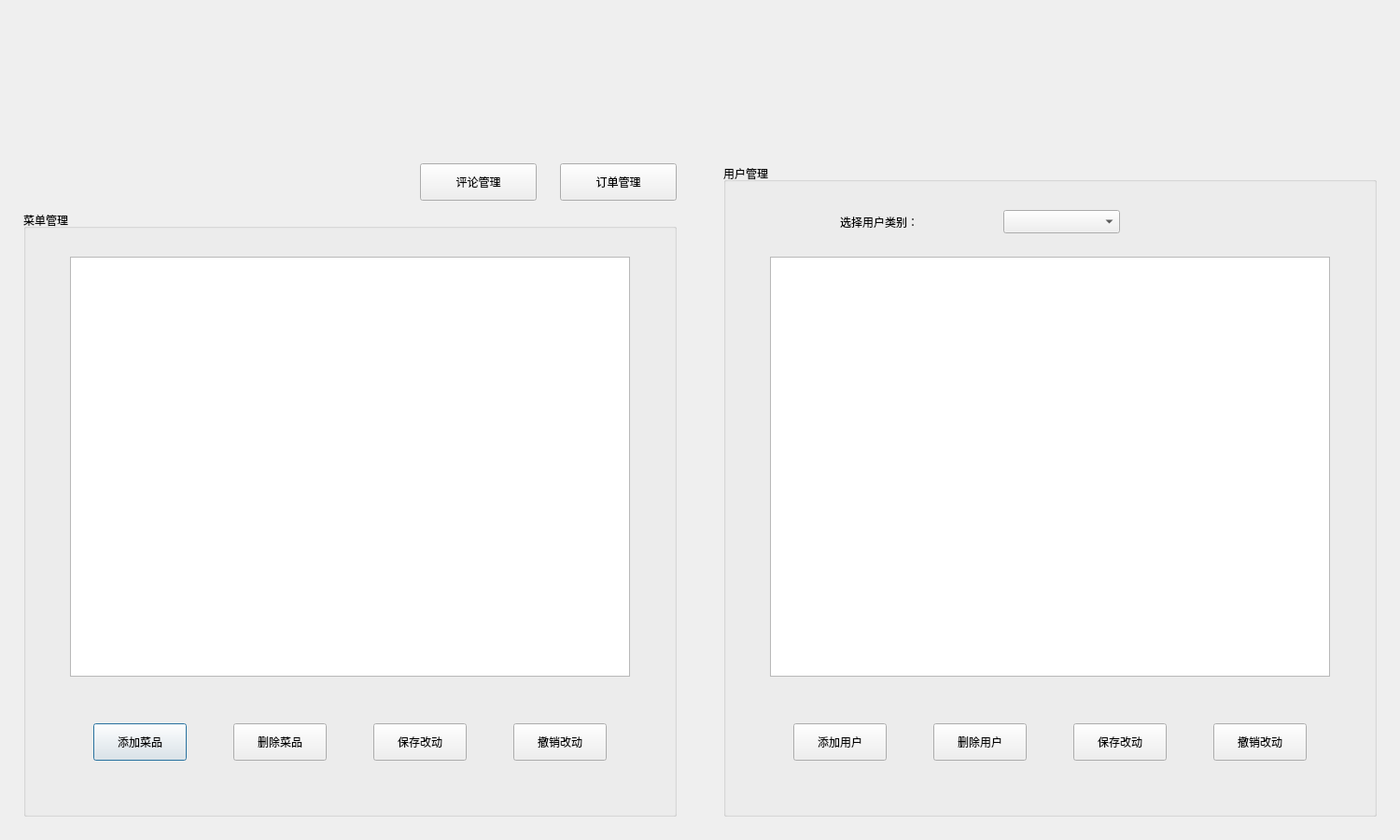
<?xml version="1.0" encoding="UTF-8"?>
<ui version="4.0">
 <class>MaintainerView</class>
 <widget class="QDialog" name="MaintainerView">
  <property name="windowModality">
   <enum>Qt::WindowModal</enum>
  </property>
  <property name="geometry">
   <rect>
    <x>0</x>
    <y>0</y>
    <width>1500</width>
    <height>900</height>
   </rect>
  </property>
  <property name="minimumSize">
   <size>
    <width>1500</width>
    <height>900</height>
   </size>
  </property>
  <property name="maximumSize">
   <size>
    <width>1500</width>
    <height>900</height>
   </size>
  </property>
  <property name="windowTitle">
   <string>系统管理员</string>
  </property>
  <widget class="QGroupBox" name="gbMenu">
   <property name="geometry">
    <rect>
     <x>25</x>
     <y>225</y>
     <width>700</width>
     <height>650</height>
    </rect>
   </property>
   <property name="title">
    <string>菜单管理</string>
   </property>
   <property name="alignment">
    <set>Qt::AlignLeading|Qt::AlignLeft|Qt::AlignVCenter</set>
   </property>
   <widget class="QTableView" name="tbMenu">
    <property name="geometry">
     <rect>
      <x>50</x>
      <y>50</y>
      <width>600</width>
      <height>450</height>
     </rect>
    </property>
    <property name="selectionMode">
     <enum>QAbstractItemView::SingleSelection</enum>
    </property>
    <property name="selectionBehavior">
     <enum>QAbstractItemView::SelectItems</enum>
    </property>
    <property name="sortingEnabled">
     <bool>true</bool>
    </property>
    <property name="cornerButtonEnabled">
     <bool>true</bool>
    </property>
    <attribute name="horizontalHeaderMinimumSectionSize">
     <number>40</number>
    </attribute>
    <attribute name="verticalHeaderDefaultSectionSize">
     <number>35</number>
    </attribute>
   </widget>
   <widget class="QPushButton" name="btnAddMenu">
    <property name="geometry">
     <rect>
      <x>75</x>
      <y>550</y>
      <width>100</width>
      <height>40</height>
     </rect>
    </property>
    <property name="text">
     <string>添加菜品</string>
    </property>
   </widget>
   <widget class="QPushButton" name="btnDelMenu">
    <property name="geometry">
     <rect>
      <x>225</x>
      <y>550</y>
      <width>100</width>
      <height>40</height>
     </rect>
    </property>
    <property name="text">
     <string>删除菜品</string>
    </property>
   </widget>
   <widget class="QPushButton" name="btnSaveMenu">
    <property name="geometry">
     <rect>
      <x>375</x>
      <y>550</y>
      <width>100</width>
      <height>40</height>
     </rect>
    </property>
    <property name="text">
     <string>保存改动</string>
    </property>
   </widget>
   <widget class="QPushButton" name="btnUndoMenu">
    <property name="geometry">
     <rect>
      <x>525</x>
      <y>550</y>
      <width>100</width>
      <height>40</height>
     </rect>
    </property>
    <property name="text">
     <string>撤销改动</string>
    </property>
   </widget>
  </widget>
  <widget class="QGroupBox" name="gbAccount">
   <property name="geometry">
    <rect>
     <x>775</x>
     <y>175</y>
     <width>700</width>
     <height>700</height>
    </rect>
   </property>
   <property name="title">
    <string>用户管理</string>
   </property>
   <property name="alignment">
    <set>Qt::AlignLeading|Qt::AlignLeft|Qt::AlignVCenter</set>
   </property>
   <widget class="QComboBox" name="cbCata">
    <property name="geometry">
     <rect>
      <x>300</x>
      <y>50</y>
      <width>125</width>
      <height>25</height>
     </rect>
    </property>
    <property name="editable">
     <bool>false</bool>
    </property>
   </widget>
   <widget class="QLabel" name="lblCata">
    <property name="geometry">
     <rect>
      <x>125</x>
      <y>50</y>
      <width>125</width>
      <height>25</height>
     </rect>
    </property>
    <property name="text">
     <string>选择用户类别：</string>
    </property>
   </widget>
   <widget class="QTableView" name="tbUser">
    <property name="geometry">
     <rect>
      <x>50</x>
      <y>100</y>
      <width>600</width>
      <height>450</height>
     </rect>
    </property>
    <property name="selectionMode">
     <enum>QAbstractItemView::SingleSelection</enum>
    </property>
    <property name="selectionBehavior">
     <enum>QAbstractItemView::SelectItems</enum>
    </property>
   </widget>
   <widget class="QLabel" name="lblCommit">
    <property name="geometry">
     <rect>
      <x>525</x>
      <y>50</y>
      <width>25</width>
      <height>25</height>
     </rect>
    </property>
    <property name="text">
     <string/>
    </property>
   </widget>
   <widget class="QPushButton" name="btnAddUser">
    <property name="geometry">
     <rect>
      <x>75</x>
      <y>600</y>
      <width>100</width>
      <height>40</height>
     </rect>
    </property>
    <property name="text">
     <string>添加用户</string>
    </property>
   </widget>
   <widget class="QPushButton" name="btnDelUser">
    <property name="geometry">
     <rect>
      <x>225</x>
      <y>600</y>
      <width>100</width>
      <height>40</height>
     </rect>
    </property>
    <property name="text">
     <string>删除用户</string>
    </property>
   </widget>
   <widget class="QPushButton" name="btnSaveUser">
    <property name="geometry">
     <rect>
      <x>375</x>
      <y>600</y>
      <width>100</width>
      <height>40</height>
     </rect>
    </property>
    <property name="text">
     <string>保存改动</string>
    </property>
   </widget>
   <widget class="QPushButton" name="btnUndoUser">
    <property name="geometry">
     <rect>
      <x>525</x>
      <y>600</y>
      <width>100</width>
      <height>40</height>
     </rect>
    </property>
    <property name="text">
     <string>撤销改动</string>
    </property>
   </widget>
  </widget>
  <widget class="QLabel" name="lblInfo">
   <property name="geometry">
    <rect>
     <x>25</x>
     <y>175</y>
     <width>400</width>
     <height>25</height>
    </rect>
   </property>
   <property name="text">
    <string/>
   </property>
   <property name="alignment">
    <set>Qt::AlignCenter</set>
   </property>
  </widget>
  <widget class="QPushButton" name="btnComment">
   <property name="geometry">
    <rect>
     <x>450</x>
     <y>175</y>
     <width>125</width>
     <height>40</height>
    </rect>
   </property>
   <property name="text">
    <string>评论管理</string>
   </property>
  </widget>
  <widget class="QPushButton" name="btnOrder">
   <property name="geometry">
    <rect>
     <x>600</x>
     <y>175</y>
     <width>125</width>
     <height>40</height>
    </rect>
   </property>
   <property name="text">
    <string>订单管理</string>
   </property>
  </widget>
  <widget class="QLabel" name="lblMaintainerBGN">
   <property name="geometry">
    <rect>
     <x>0</x>
     <y>0</y>
     <width>1500</width>
     <height>900</height>
    </rect>
   </property>
   <property name="text">
    <string/>
   </property>
  </widget>
  <zorder>lblMaintainerBGN</zorder>
  <zorder>gbMenu</zorder>
  <zorder>gbAccount</zorder>
  <zorder>lblInfo</zorder>
  <zorder>btnComment</zorder>
  <zorder>btnOrder</zorder>
 </widget>
 <layoutdefault spacing="6" margin="11"/>
 <resources/>
 <connections>
  <connection>
   <sender>btnSaveMenu</sender>
   <signal>clicked()</signal>
   <receiver>MaintainerView</receiver>
   <slot>SaveChangedMenu()</slot>
   <hints>
    <hint type="sourcelabel">
     <x>116</x>
     <y>697</y>
    </hint>
    <hint type="destinationlabel">
     <x>8</x>
     <y>680</y>
    </hint>
   </hints>
  </connection>
  <connection>
   <sender>btnUndoMenu</sender>
   <signal>clicked()</signal>
   <receiver>MaintainerView</receiver>
   <slot>RecoverMenu()</slot>
   <hints>
    <hint type="sourcelabel">
     <x>325</x>
     <y>693</y>
    </hint>
    <hint type="destinationlabel">
     <x>497</x>
     <y>680</y>
    </hint>
   </hints>
  </connection>
  <connection>
   <sender>btnAddMenu</sender>
   <signal>clicked()</signal>
   <receiver>MaintainerView</receiver>
   <slot>NewCuisine()</slot>
   <hints>
    <hint type="sourcelabel">
     <x>139</x>
     <y>626</y>
    </hint>
    <hint type="destinationlabel">
     <x>7</x>
     <y>611</y>
    </hint>
   </hints>
  </connection>
  <connection>
   <sender>btnDelMenu</sender>
   <signal>clicked()</signal>
   <receiver>MaintainerView</receiver>
   <slot>DelCuisine()</slot>
   <hints>
    <hint type="sourcelabel">
     <x>355</x>
     <y>608</y>
    </hint>
    <hint type="destinationlabel">
     <x>495</x>
     <y>609</y>
    </hint>
   </hints>
  </connection>
  <connection>
   <sender>cbCata</sender>
   <signal>currentIndexChanged(int)</signal>
   <receiver>MaintainerView</receiver>
   <slot>BindCatalogue(int)</slot>
   <hints>
    <hint type="sourcelabel">
     <x>743</x>
     <y>87</y>
    </hint>
    <hint type="destinationlabel">
     <x>995</x>
     <y>124</y>
    </hint>
   </hints>
  </connection>
  <connection>
   <sender>tbMenu</sender>
   <signal>clicked(QModelIndex)</signal>
   <receiver>MaintainerView</receiver>
   <slot>OnMenuSelected(QModelIndex)</slot>
   <hints>
    <hint type="sourcelabel">
     <x>265</x>
     <y>127</y>
    </hint>
    <hint type="destinationlabel">
     <x>267</x>
     <y>61</y>
    </hint>
   </hints>
  </connection>
  <connection>
   <sender>tbUser</sender>
   <signal>clicked(QModelIndex)</signal>
   <receiver>MaintainerView</receiver>
   <slot>OnUserSelected(QModelIndex)</slot>
   <hints>
    <hint type="sourcelabel">
     <x>627</x>
     <y>131</y>
    </hint>
    <hint type="destinationlabel">
     <x>505</x>
     <y>63</y>
    </hint>
   </hints>
  </connection>
  <connection>
   <sender>btnAddUser</sender>
   <signal>clicked()</signal>
   <receiver>MaintainerView</receiver>
   <slot>NewUser()</slot>
   <hints>
    <hint type="sourcelabel">
     <x>643</x>
     <y>626</y>
    </hint>
    <hint type="destinationlabel">
     <x>512</x>
     <y>612</y>
    </hint>
   </hints>
  </connection>
  <connection>
   <sender>btnDelUser</sender>
   <signal>clicked()</signal>
   <receiver>MaintainerView</receiver>
   <slot>DelUser()</slot>
   <hints>
    <hint type="sourcelabel">
     <x>818</x>
     <y>608</y>
    </hint>
    <hint type="destinationlabel">
     <x>1003</x>
     <y>611</y>
    </hint>
   </hints>
  </connection>
  <connection>
   <sender>btnSaveUser</sender>
   <signal>clicked()</signal>
   <receiver>MaintainerView</receiver>
   <slot>SaveChangedUser()</slot>
   <hints>
    <hint type="sourcelabel">
     <x>647</x>
     <y>683</y>
    </hint>
    <hint type="destinationlabel">
     <x>635</x>
     <y>733</y>
    </hint>
   </hints>
  </connection>
  <connection>
   <sender>btnUndoUser</sender>
   <signal>clicked()</signal>
   <receiver>MaintainerView</receiver>
   <slot>RecoverUser()</slot>
   <hints>
    <hint type="sourcelabel">
     <x>847</x>
     <y>693</y>
    </hint>
    <hint type="destinationlabel">
     <x>996</x>
     <y>695</y>
    </hint>
   </hints>
  </connection>
  <connection>
   <sender>btnComment</sender>
   <signal>clicked()</signal>
   <receiver>MaintainerView</receiver>
   <slot>OnCommentClicked()</slot>
   <hints>
    <hint type="sourcelabel">
     <x>662</x>
     <y>42</y>
    </hint>
    <hint type="destinationlabel">
     <x>700</x>
     <y>43</y>
    </hint>
   </hints>
  </connection>
  <connection>
   <sender>btnOrder</sender>
   <signal>clicked()</signal>
   <receiver>MaintainerView</receiver>
   <slot>OnOrderClicked()</slot>
   <hints>
    <hint type="sourcelabel">
     <x>620</x>
     <y>30</y>
    </hint>
    <hint type="destinationlabel">
     <x>597</x>
     <y>-14</y>
    </hint>
   </hints>
  </connection>
 </connections>
 <slots>
  <slot>OnMenuSelected(QModelIndex)</slot>
  <slot>SaveChangedMenu()</slot>
  <slot>RecoverMenu()</slot>
  <slot>NewCuisine()</slot>
  <slot>DelCuisine()</slot>
  <slot>BindCatalogue(int)</slot>
  <slot>OnUserSelected(QModelIndex)</slot>
  <slot>NewUser()</slot>
  <slot>DelUser()</slot>
  <slot>SaveChangedUser()</slot>
  <slot>RecoverUser()</slot>
  <slot>OnCommentClicked()</slot>
  <slot>OnOrderClicked()</slot>
 </slots>
</ui>
